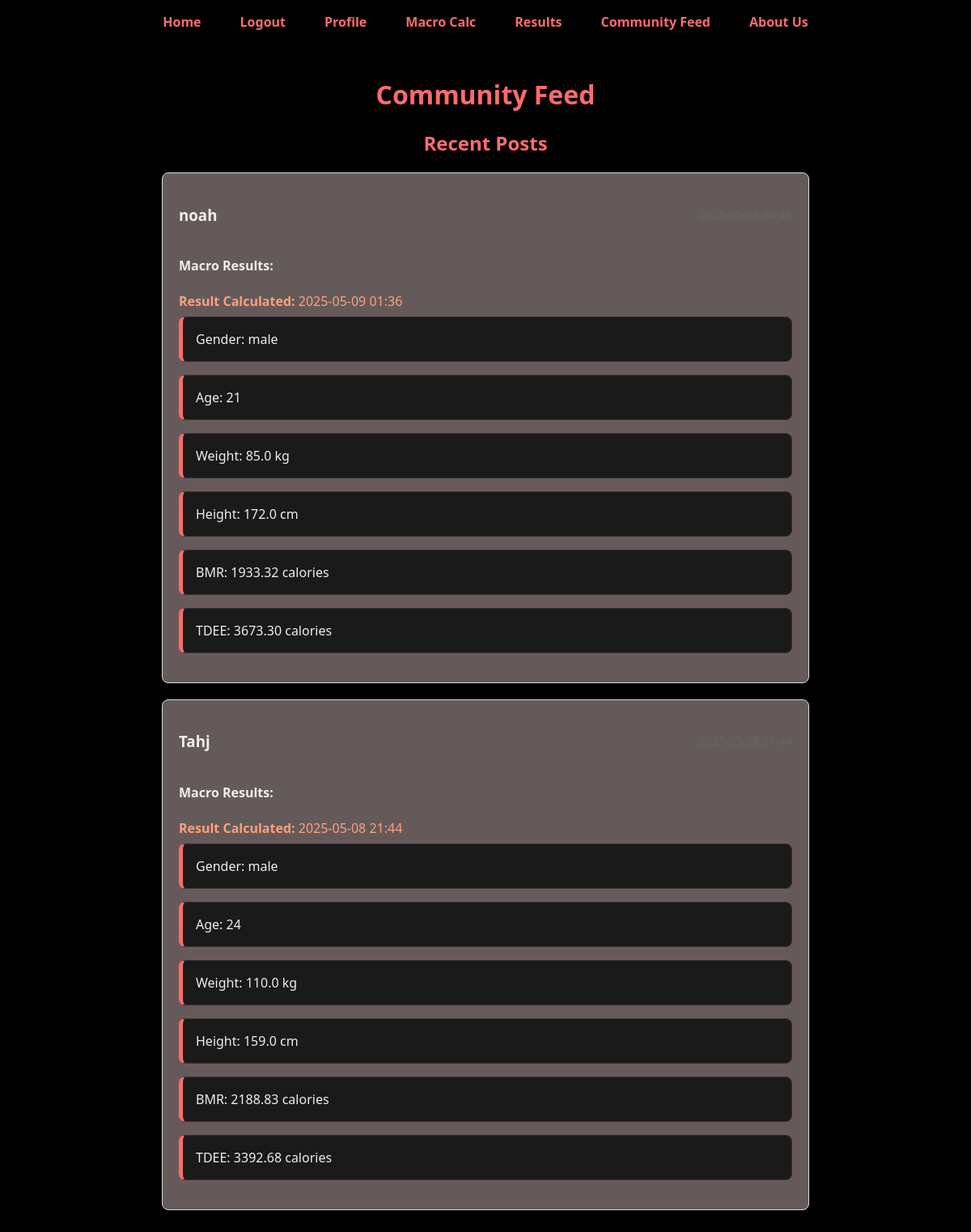
The app's page /feed (signed in) with its own data.
### app/models.py (models this page shows)
class FeedPost(db.Model):
    id = db.Column(db.Integer, primary_key=True, autoincrement=True)
    timestamp = db.Column(db.DateTime, default=datetime.utcnow)
    user_id = db.Column(db.Integer, db.ForeignKey('user.id'), nullable=False)
    macro_post_id = db.Column(db.Integer, db.ForeignKey('macro_post.id'), nullable=False)
    user = db.relationship('User', backref='feed_posts')
    macro_post = db.relationship('MacroPost', backref='feed_entries')

class User(db.Model, UserMixin):
    id = db.Column(db.Integer, primary_key=True)
    name = db.Column(db.String(80), unique=True, nullable=False)
    email = db.Column(db.String(120), unique=True, nullable=False)
    password = db.Column(db.String(120), nullable=False)
    gender = db.Column(db.String(10))
    age = db.Column(db.Integer)

class MacroPost(db.Model):
    id = db.Column(db.Integer, primary_key=True)
    gender = db.Column(db.String(10), nullable=False)
    age = db.Column(db.Integer, nullable=False)
    weight = db.Column(db.Float, nullable=False)
    height = db.Column(db.Float, nullable=False)
    bmr = db.Column(db.Float, nullable=False)
    tdee = db.Column(db.Float, nullable=False)
    timestamp = db.Column(db.DateTime, server_default=db.func.now())
    user_id = db.Column(db.Integer, db.ForeignKey('user.id'), nullable=False)
    user = db.relationship('User', backref=db.backref('macroposts', lazy=True))

### app/routes.py (the view)
@app.route("/feed", methods=["GET"])
@login_required
def feed():
    posts = (FeedPost.query
                .options(
                  joinedload(FeedPost.user),
                  joinedload(FeedPost.macro_post)
                )
                .order_by(FeedPost.timestamp.desc())
                .all())
    return render_template("community.html",  posts=posts)

### app/__init__.py (called while the page is built)
@login_manager.user_loader
def load_user(user_id):
    return User.query.get(int(user_id))

### app/templates/community.html (shortened to what this page needs)
{% extends "base.html" %}
{% block content %}
<div class="container">
  <h1>Community Feed</h1>
  <div class="community-posts macro-history">
      {% if posts %}
        <h2>Recent Posts</h2>
        {% for post in posts %}
          <div class="post" class="community-posts macro-history">
            <div class="post-header">
              <h3>{{ post.user.name }}</h3>
              <span class="post-date">{{ post.timestamp.strftime('%Y-%m-%d %H:%M') }}</span>
            </div>
            <div class="post-content">
              <div class="macro-history">
                <h4>Macro Results:</h4>
                <p style="color:#ffa07a; margin-bottom: 0.5em;">
                  <strong>Result Calculated:</strong> {{ post.macro_post.timestamp.strftime('%Y-%m-%d %H:%M') }}
                </p>
                <ul>
                  <li>Gender: {{ post.macro_post.gender }}</li>
                  <li>Age: {{ post.macro_post.age }}</li>
                  <li>Weight: {{ "%.1f"|format(post.macro_post.weight) }} kg</li>
                  <li>Height: {{ "%.1f"|format(post.macro_post.height) }} cm</li>
                  <li>BMR: {{ "%.2f"|format(post.macro_post.bmr) }} calories</li>
                  <li>TDEE: {{ "%.2f"|format(post.macro_post.tdee) }} calories</li>
                </ul>
              </div>
            </div>
          </div>
        {% endfor %}
      {% else %}
        <h2>No posts available yet.</h2>
        <p>Be the first to create a post!</p>
      {% endif %}
  </div>
</div>
{% endblock %}

### app/static/css/style.css (style rules this page uses)
body { background-color: #000; color: #eee; font-family: 'Segoe UI', Tahoma, Geneva, Verdana, sans-serif; margin: 0; padding: 0; }
h1, h2 { color: #ff6b6b; text-align: center; }
.macro-history ul { list-style: none; padding: 0; margin: 0; }
.macro-history li { background-color: #1a1a1a; border: 1px solid #333; border-left: 5px solid #ff6b6b; border-radius: 8px; padding: 1rem; margin-bottom: 1rem; box-shadow: 0 0 8px rgba(255, 107, 107, 0.1); transition: transform 0.2s ease; }
.macro-history strong { color: #ffa07a; }
.community-posts .macro-history { padding: 0; }
.community-posts .macro-history p { margin: 0; padding: 0; }

### app/templates/community.html (style rules this page uses)
.container { max-width: 800px; margin: 0 auto; padding: 20px; }
.post { background: rgb(101, 90, 90); border: 1px solid #ddd; border-radius: 8px; padding: 20px; margin-bottom: 20px; box-shadow: 0 2px 4px rgba(0,0,0,0.1); }
.post-header { display: flex; justify-content: space-between; align-items: center; margin-bottom: 15px; }
.post-date { color: #666; font-size: 0.9em; }

### records on screen
FeedPost: user.name "noah", macro_post.timestamp "2025-05-09 01:36", macro_post.gender "male", macro_post.age "21"
MacroPost: macro_post.weight "85.0", macro_post.height "172.0", macro_post.bmr "1933.32", macro_post.tdee "3673.30"
FeedPost: user.name "Tahj", macro_post.timestamp "2025-05-08 21:44", macro_post.gender "male", macro_post.age "24"
MacroPost: macro_post.weight "110.0", macro_post.height "159.0", macro_post.bmr "2188.83", macro_post.tdee "3392.68"
